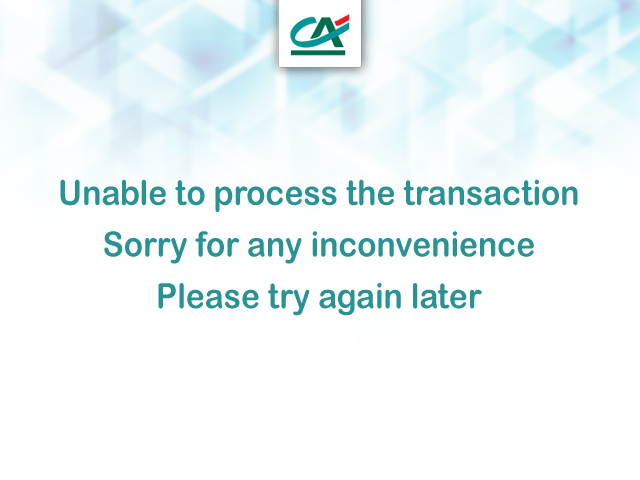
#> input picture screens/pic176.jpg, 640 x 480 px, given in place of button.jpg, which was not available
$ python -i find_buttons.py   (imports and definitions only)
#> lines starting #> are read from the running program, lines starting #| are printed output that depends on the picture; after the words box and inside, x2 and y2 are one past the last pixel; in counts of white or black regions, pixels touching at a corner belong together; pictures that were not available may be replaced by others from this repository, and a replacement may not be noted
# please make sure that the template button.jpg is present
import cv2
import pytesseract
import numpy as np
from imutils.object_detection import non_max_suppression

pytesseract.pytesseract.tesseract_cmd = "C:\\Users\\dahom\\AppData\\Local\\Programs\\Tesseract-OCR\\tesseract.exe"


def getCenterOfButton(btnNumber):
    def calcCenter(x, y):
        tw = 289
        th = 49
        return (x+tw/2, y+th/2)

    if(btnNumber == 1):
        return calcCenter(9, 163)
    if(btnNumber == 2):
        return calcCenter(345, 163)
    if(btnNumber == 3):
        return calcCenter(9, 246)
    if(btnNumber == 4):
        return calcCenter(345, 246)
    if(btnNumber == 5):
        return calcCenter(9, 336)
    if(btnNumber == 6):
        return calcCenter(345, 336)
    if(btnNumber == 7):
        return calcCenter(9, 418)
    if(btnNumber == 8):
        return calcCenter(345, 418)


def findRectangeNumber(x, y):
    def insideBox(point, x, y):
        threshold = 10
        tw = 289
        th = 49
        topleft = (x - threshold, y - threshold)
        botright = (x + tw + threshold, y + th + threshold)
        return (
            (topleft[0] < point[0] < botright[0])
            and
            (topleft[1] < point[1] < botright[1])
        )
        #  1. p0 x coordinate < point x < p1 x coordinate
        #  2. p0 y coordinate < point y < p1 y coordinate

    point = (x, y)

    if(insideBox(point, 9, 163)):
        return 1
    if(insideBox(point, 345, 163)):
        return 2
    if(insideBox(point, 9, 246)):
        return 3
    if(insideBox(point, 345, 246)):
        return 4
    if(insideBox(point, 9, 336)):
        return 5
    if(insideBox(point, 345, 336)):
        return 6
    if(insideBox(point, 9, 418)):
        return 7
    if(insideBox(point, 345, 418)):
        return 8
    return 0


def find_buttons(filename):
#> called with filename = 'screens/pic176.jpg'
    imgBtn = cv2.imread('button.jpg')
#> imgBtn is the input picture: shape (480, 640, 3); mean B, G, R 248.5, 247.1, 237.7
    img = cv2.imread(filename)
    imageBtnGray = cv2.cvtColor(imgBtn, cv2.COLOR_BGR2GRAY)
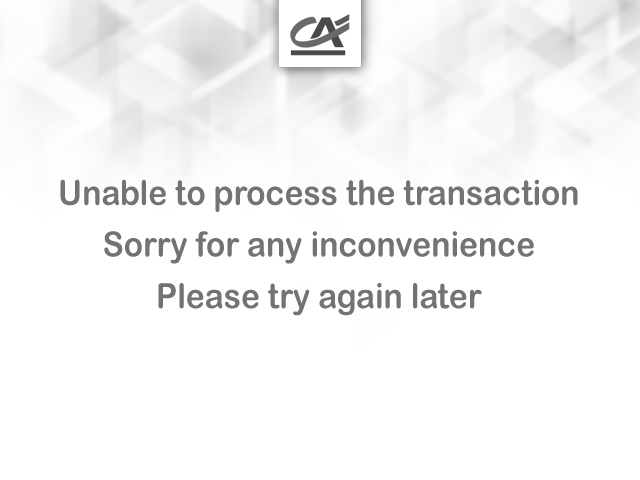
#> imageBtnGray: shape (480, 640); min 64, max 255, mean 244.5
    imgGray = cv2.cvtColor(img, cv2.COLOR_BGR2GRAY)

    # img = cv2.imread('buttons_grid.jpg', 0)

    hImg, wImg = imgBtn.shape[:2]
#> hImg = 480; wImg = 640

    img2 = imgGray.copy()
    convResult = cv2.matchTemplate(imgGray, imageBtnGray, cv2.TM_CCOEFF_NORMED)
#> convResult = [1]
    # dim of (W - w +1, H -h +1)
    # min_val, max_val, min_loc, max_loc = cv2.minMaxLoc(convResult)
    (yCoords, xCoords) = np.where(convResult >= 0.5)
#> yCoords = [0]; xCoords = [0]
    # [9 lines of commented-out code are left out]
    rects = []

    for (x, y) in zip(xCoords, yCoords):
        # draw the bounding box on the image
        rects.append((x, y, x + wImg, y + hImg))
#> this loop made 1 pass
#> (x, y) on pass 1: (0, 0)
#> after the loop, rects = [(0, 0, 640, 480)]
        # cv2.rectangle(img2, (x, y), (x + wImg, y + hImg),  (0, 150, 255), 1)

    pick = non_max_suppression(np.array(rects))
#> pick = [[0, 0, 640, 480]]

    # loop over the final bounding boxes

    found_buttons = []
    for (startX, startY, endX, endY) in pick:
        # print(startX, startY)
        found = findRectangeNumber(startX, startY)
        if(found != 0):
            found_buttons += [found]
        # draw the bounding box on the image
        cv2.rectangle(img2, (startX, startY), (endX, endY),	(0, 150, 255), 2)
#> this loop made 1 pass
#> (startX, startY, endX, endY) on pass 1: (0, 0, 640, 480)
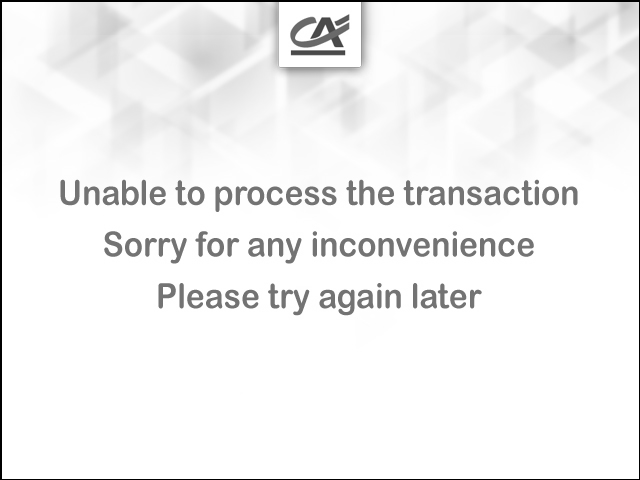
#> img2: shape (480, 640); 1.09% of pixels changed, all inside (x1, y1, x2, y2) = (0, 0, 640, 480)
#> after the loop, found_buttons = []

    return found_buttons
    # cv2.imshow('match', img2)
    # cv2.waitKey(0)
    # cv2.destroyAllWindows()

>>> result = find_buttons('screens/pic176.jpg')
#> result = []

$ run again, on screens/BNA Ready ADV.jpg
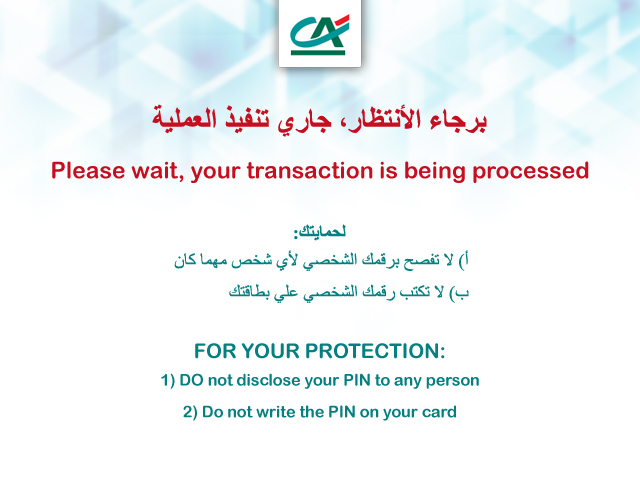
#> input picture screens/BNA Ready ADV.jpg, 640 x 480 px, given in place of button.jpg, which was not available
#> in find_buttons, imgBtn is the input picture: shape (480, 640, 3); mean B, G, R 246.1, 244.5, 240
#> in find_buttons, `imageBtnGray = cv2.cvtColor(imgBtn, cv2.COLOR_BGR2GRAY)`:
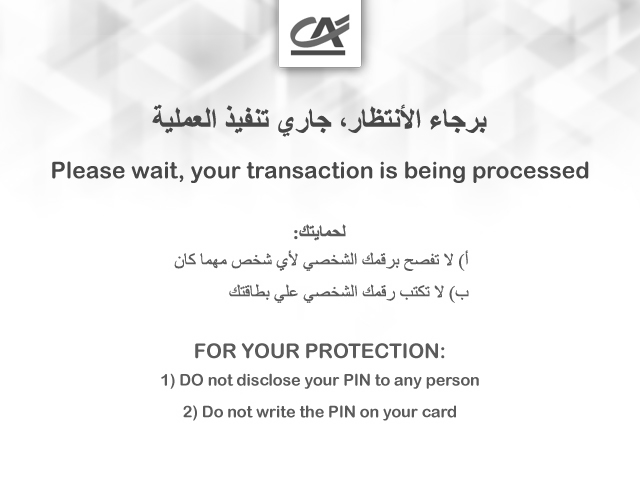
#> imageBtnGray: shape (480, 640); min 64, max 255, mean 243.3
#> convResult = [1]
#> yCoords = [0]
#> the loop in find_buttons, `for (x, y) in zip(xCoords, yCoords):` made 1 pass
#> (x, y) on pass 1: (0, 0)
#> after the loop in find_buttons, `for (x, y) in zip(xCoords, yCoords):`: rects = [(0, 0, 640, 480)]
#> pick = [[0, 0, 640, 480]]
#> the loop in find_buttons, `for (startX, startY, endX, endY) in pick:` made 1 pass
#> (startX, startY, endX, endY) on pass 1: (0, 0, 640, 480)
#> after the loop in find_buttons, `for (startX, startY, endX, endY) in pick:`:
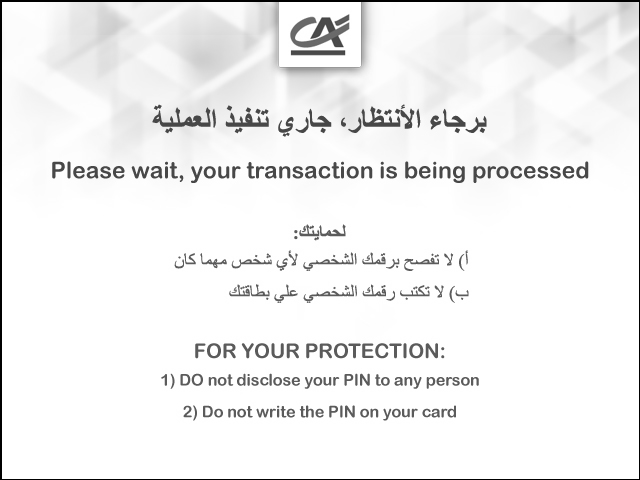
#> img2: shape (480, 640); 1.09% of pixels changed, all inside (x1, y1, x2, y2) = (0, 0, 640, 480)
#> after the loop in find_buttons, `for (startX, startY, endX, endY) in pick:`: found_buttons = []

$ run again, on screens/DCC002.jpg
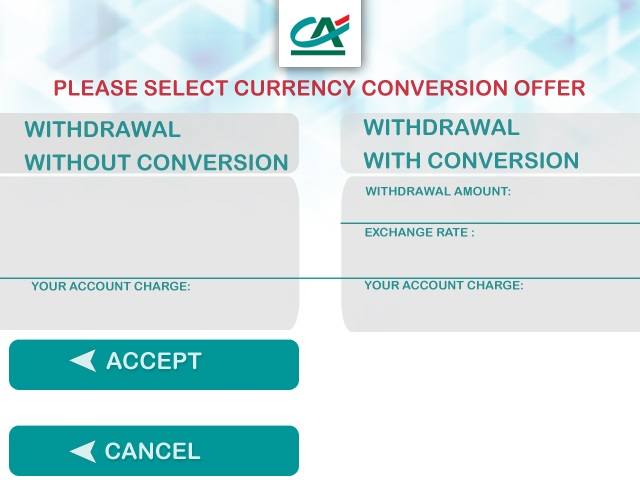
#> input picture screens/DCC002.jpg, 640 x 480 px, given in place of button.jpg, which was not available
#> in find_buttons, imgBtn is the input picture: shape (480, 640, 3); mean B, G, R 228.4, 226.9, 207.8
#> in find_buttons, `imageBtnGray = cv2.cvtColor(imgBtn, cv2.COLOR_BGR2GRAY)`:
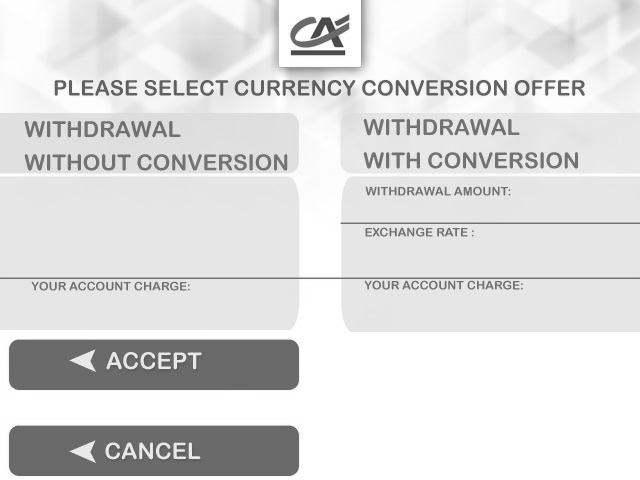
#> imageBtnGray: shape (480, 640); min 63, max 255, mean 221.3
#> convResult = [1]
#> yCoords = [0]
#> the loop in find_buttons, `for (x, y) in zip(xCoords, yCoords):` made 1 pass
#> (x, y) on pass 1: (0, 0)
#> after the loop in find_buttons, `for (x, y) in zip(xCoords, yCoords):`: rects = [(0, 0, 640, 480)]
#> pick = [[0, 0, 640, 480]]
#> the loop in find_buttons, `for (startX, startY, endX, endY) in pick:` made 1 pass
#> (startX, startY, endX, endY) on pass 1: (0, 0, 640, 480)
#> after the loop in find_buttons, `for (startX, startY, endX, endY) in pick:`:
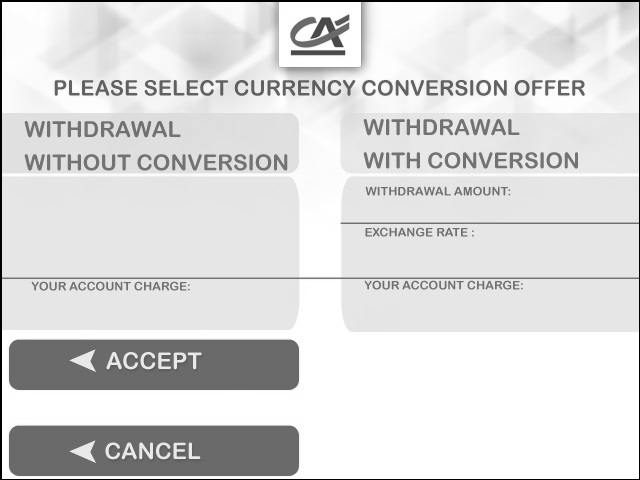
#> img2: shape (480, 640); 1.09% of pixels changed, all inside (x1, y1, x2, y2) = (0, 0, 640, 480)
#> after the loop in find_buttons, `for (startX, startY, endX, endY) in pick:`: found_buttons = []
